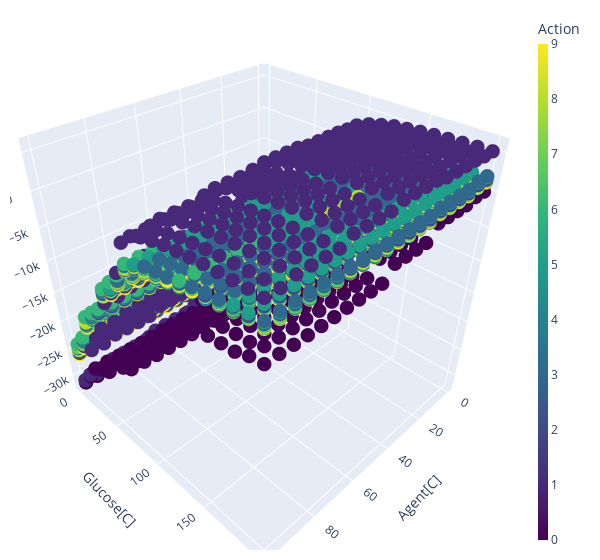

Notebook source saved alongside this figure:
### Code cell
fig.show()

### Figure 1 — Plotly figure (JSON) as saved in the notebook; plotly's stock layout.template omitted (floating-point values rounded to 4 significant figures; data arrays with more than 128 entries replaced by an {"elided": "..."} marker saying what was removed)
{"data": [{"marker": {"color": {"elided": "80000 int values"}, "colorbar": {"thickness": 10, "title": {"text": "Action"}}, "colorscale": [[0, "#440154"], [0.1111, "#482878"], [0.2222, "#3e4989"], [0.3333, "#31688e"], [0.4444, "#26828e"], [0.5556, "#1f9e89"], [0.6667, "#35b779"], [0.7778, "#6ece58"], [0.8889, "#b5de2b"], [1, "#fde725"]], "opacity": 1, "size": 5}, "mode": "markers", "text": {"elided": "4000 int values"}, "type": "scatter3d", "x": {"elided": "4000 float values"}, "y": {"elided": "4000 float values"}, "z": {"elided": "4000 float values"}}], "layout": {"margin": {"b": 10, "l": 10, "r": 20, "t": 10}, "scene": {"xaxis": {"title": {"text": "Agent[C]"}}, "yaxis": {"title": {"text": "Glucose[C]"}}, "zaxis": {"title": {"text": "Q_value"}}}, "width": 600}}
